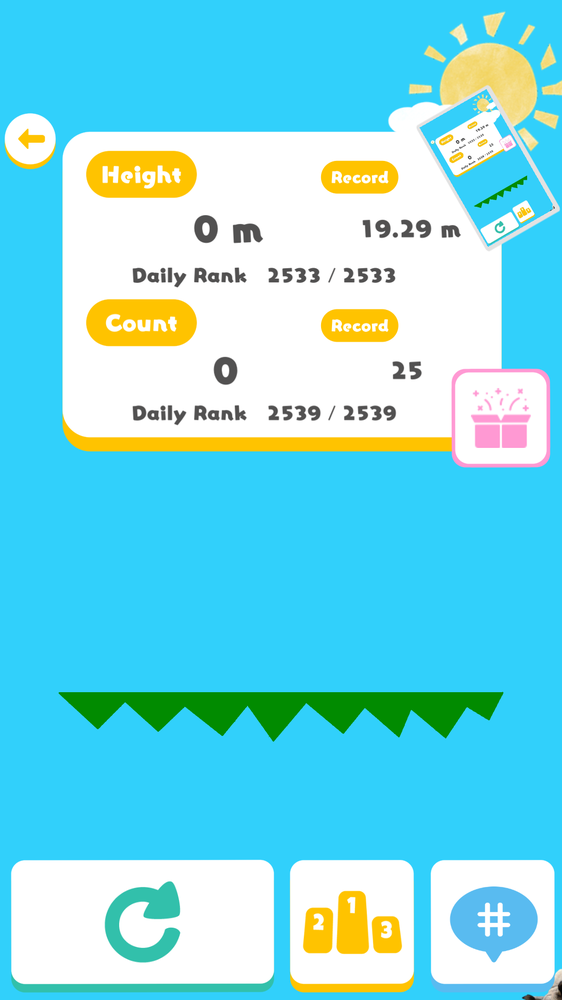
#> input picture test.png, 562 x 1000 px, shrunk from 1080 x 1920 before the run
$ python trimming.py test.png out.png
#> lines starting #> are read from the running program, lines starting #| are printed output that depends on the picture
#!/usr/bin/env python3
import cv2
import argparse
import matplotlib.pyplot as plt


parser = argparse.ArgumentParser(
    description="トリミング")    # 2. パーサを作る

# 3. parser.add_argumentで受け取る引数を追加していく
parser.add_argument("file_src", help="入力ファイル名")    # 必須の引数を追加
parser.add_argument("file_dst", help="出力ファイル名")    # 必須の引数を追加
# オプション引数（指定しなくても良い引数）を追加
parser.add_argument("--x0", type=int, default=0)
parser.add_argument("--x1", type=int, default=0x7fffffff)
parser.add_argument("--y0", type=int, default=0)
parser.add_argument("--y1", type=int, default=0x7fffffff)

args = parser.parse_args()    # 4. 引数を解析

print(args.file_src, args.file_dst, args.x0, args.x1, args.y0, args.y1)

# グレースケール読み込み
img_gray = cv2.imread(args.file_src, 0)
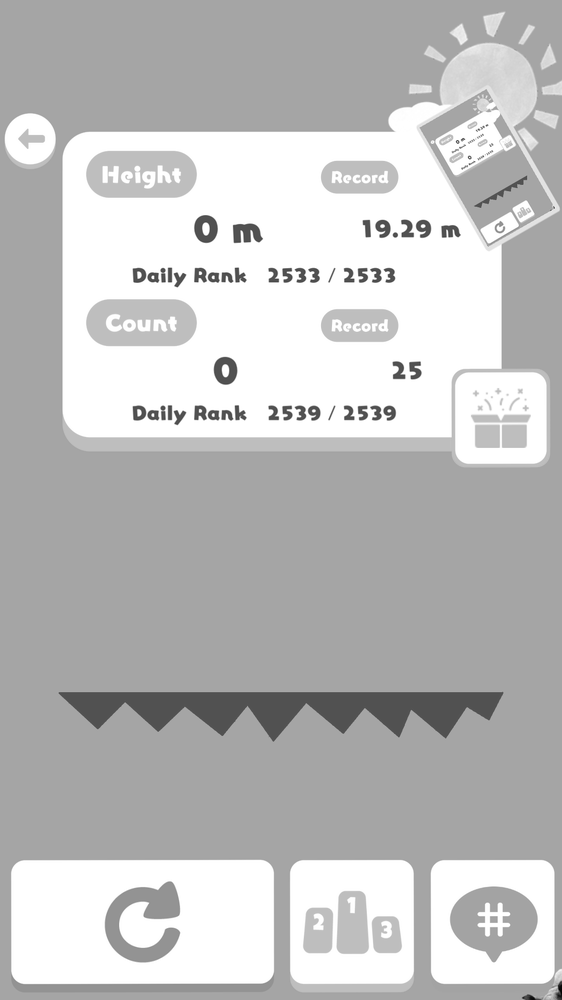
#> img_gray: shape (1000, 562); min 1, max 255, mean 191.4

print(img_gray.shape)
#| (1000, 562)

x0 = args.x0
x1 = min(img_gray.shape[0], args.x1)
#> x1 = 1000
y0 = args.y0
y1 = min(img_gray.shape[1], args.y1)
#> y1 = 562

# トリミング
img_gray = img_gray[x0: x1, y0: y1]

print(img_gray.shape)
#| (1000, 562)
cv2.imwrite(args.file_dst, img_gray)

fig = plt.figure(figsize=(5, 5))
ax = fig.add_subplot(111)
ax.imshow(img_gray, cmap="gray", vmin=0, vmax=255)
ax.axis("off")
plt.show()
